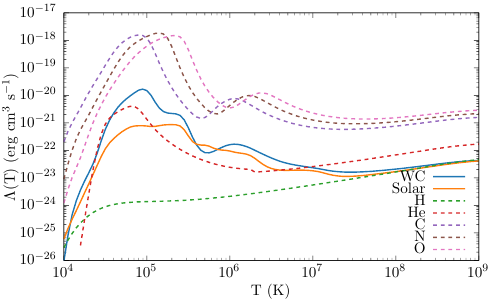

Write gnuplot code to recreate this figure.
load "../turbo.pal"
set terminal cairolatex standalone size 5in,3in
set output "cooling-curve.tex"

set logscale xy
set format xy '$10^{%L}$'
set ylabel '$\Lambda$(T) (erg cm$^3$ s$^{-1}$)'
set xlabel 'T (K)'
set xrange[1e4:1e9]
set yrange [1e-26:1e-17]

set style fill transparent solid 0.5 noborder
set colorsequence podo
set key bottom right

plot "cooling_curve_WC" u (10**$1):2 t "WC" w l ls 1,\
     "cooling_curve_solar" u (10**$1):2 t "Solar" w l ls 2,\
     "coolcurve_0.005-100keV_H" u (10**$1):2 t "H" ls 3 dashtype '-' w l ,\
     "coolcurve_0.005-100keV_He" u (10**$1):2 t "He" ls 4dashtype '-'w l ,\
     "coolcurve_0.005-100keV_C" u (10**$1):2 t "C" ls 5 dashtype '-' w l ,\
     "coolcurve_0.005-100keV_N" u (10**$1):2 t "N" ls 6 dashtype '-' w l ,\
     "coolcurve_0.005-100keV_O" u (10**$1):2 t "O" ls 7 dashtype '-' w l ,\
     

